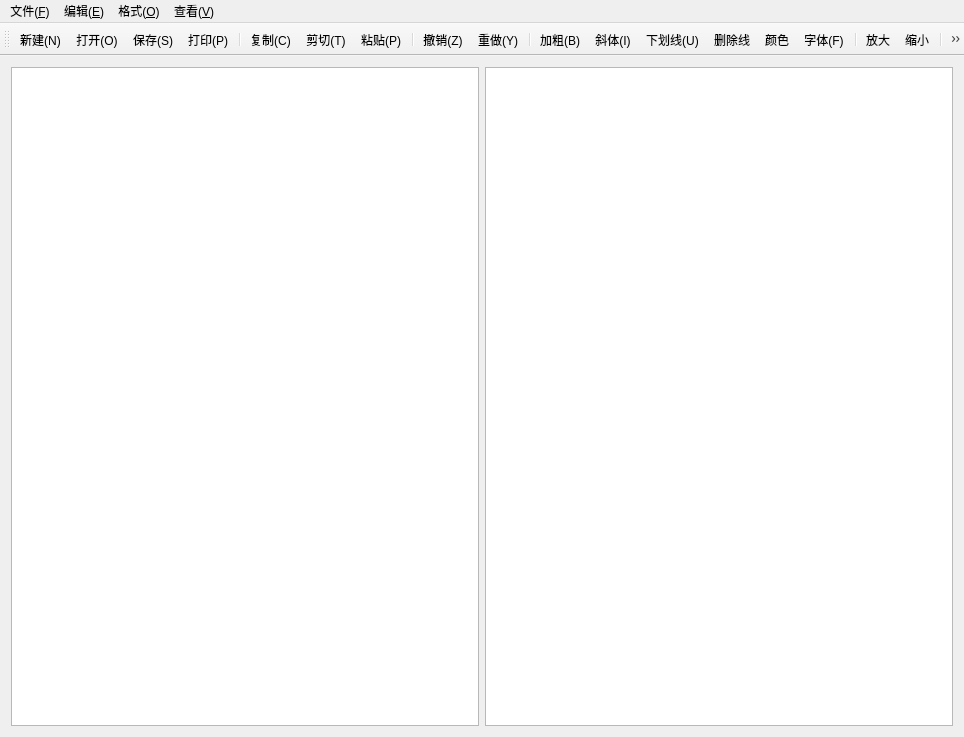
<?xml version="1.0" encoding="UTF-8"?>
<ui version="4.0">
 <class>NotepadXWindow</class>
 <widget class="QMainWindow" name="NotepadXWindow">
  <property name="geometry">
   <rect>
    <x>0</x>
    <y>0</y>
    <width>964</width>
    <height>737</height>
   </rect>
  </property>
  <property name="windowTitle">
   <string>NotepadX</string>
  </property>
  <widget class="QWidget" name="centralWidget">
   <layout class="QHBoxLayout" name="horizontalLayout">
    <item>
     <layout class="QGridLayout" name="gridLayout">
      <item row="0" column="0">
       <widget class="QPlainTextEdit" name="markdownEdit"/>
      </item>
      <item row="0" column="1">
       <widget class="QTextBrowser" name="markdownPreview">
        <property name="minimumSize">
         <size>
          <width>400</width>
          <height>200</height>
         </size>
        </property>
        <property name="contextMenuPolicy">
         <enum>Qt::NoContextMenu</enum>
        </property>
        <property name="acceptDrops">
         <bool>false</bool>
        </property>
       </widget>
      </item>
     </layout>
    </item>
   </layout>
  </widget>
  <widget class="QMenuBar" name="menuBar">
   <property name="geometry">
    <rect>
     <x>0</x>
     <y>0</y>
     <width>964</width>
     <height>23</height>
    </rect>
   </property>
   <widget class="QMenu" name="menuFile">
    <property name="title">
     <string>文件(&amp;F)</string>
    </property>
    <addaction name="actionNew"/>
    <addaction name="actionOpen"/>
    <addaction name="actionSave"/>
    <addaction name="actionSaveAs"/>
    <addaction name="separator"/>
    <addaction name="actionPrint"/>
    <addaction name="separator"/>
    <addaction name="actionExit"/>
   </widget>
   <widget class="QMenu" name="menuEdit">
    <property name="title">
     <string>编辑(&amp;E)</string>
    </property>
    <addaction name="actionUndo"/>
    <addaction name="actionRedo"/>
    <addaction name="separator"/>
    <addaction name="actionCut"/>
    <addaction name="actionCopy"/>
    <addaction name="actionPaste"/>
    <addaction name="actionDelete"/>
    <addaction name="separator"/>
    <addaction name="actionAll"/>
    <addaction name="actionFind"/>
   </widget>
   <widget class="QMenu" name="menuFormt">
    <property name="title">
     <string>格式(&amp;O)</string>
    </property>
    <addaction name="actionFont"/>
    <addaction name="actionBold"/>
    <addaction name="actionItalic"/>
    <addaction name="actionUnderline"/>
    <addaction name="actionStrikeout"/>
    <addaction name="actionColor"/>
   </widget>
   <widget class="QMenu" name="menuView">
    <property name="title">
     <string>查看(&amp;V)</string>
    </property>
    <widget class="QMenu" name="menu_Z">
     <property name="title">
      <string>缩放(&amp;Z)</string>
     </property>
     <addaction name="actionEnlarge"/>
     <addaction name="actionLessen"/>
     <addaction name="actionDefault"/>
    </widget>
    <addaction name="menu_Z"/>
   </widget>
   <addaction name="menuFile"/>
   <addaction name="menuEdit"/>
   <addaction name="menuFormt"/>
   <addaction name="menuView"/>
  </widget>
  <widget class="QToolBar" name="mainToolBar">
   <property name="allowedAreas">
    <set>Qt::TopToolBarArea</set>
   </property>
   <property name="iconSize">
    <size>
     <width>20</width>
     <height>20</height>
    </size>
   </property>
   <property name="toolButtonStyle">
    <enum>Qt::ToolButtonIconOnly</enum>
   </property>
   <property name="floatable">
    <bool>false</bool>
   </property>
   <attribute name="toolBarArea">
    <enum>TopToolBarArea</enum>
   </attribute>
   <attribute name="toolBarBreak">
    <bool>false</bool>
   </attribute>
   <addaction name="actionNew"/>
   <addaction name="actionOpen"/>
   <addaction name="actionSave"/>
   <addaction name="actionPrint"/>
   <addaction name="separator"/>
   <addaction name="actionCopy"/>
   <addaction name="actionCut"/>
   <addaction name="actionPaste"/>
   <addaction name="separator"/>
   <addaction name="actionUndo"/>
   <addaction name="actionRedo"/>
   <addaction name="separator"/>
   <addaction name="actionBold"/>
   <addaction name="actionItalic"/>
   <addaction name="actionUnderline"/>
   <addaction name="actionStrikeout"/>
   <addaction name="actionColor"/>
   <addaction name="actionFont"/>
   <addaction name="separator"/>
   <addaction name="actionEnlarge"/>
   <addaction name="actionLessen"/>
   <addaction name="separator"/>
   <addaction name="actionSynchronize"/>
   <addaction name="separator"/>
   <addaction name="actionAbout"/>
  </widget>
  <action name="actionNew">
   <property name="icon">
    <iconset resource="res.qrc">
     <normaloff>:/ui/Resources/new.png</normaloff>:/ui/Resources/new.png</iconset>
   </property>
   <property name="text">
    <string>新建(&amp;N)</string>
   </property>
   <property name="toolTip">
    <string>新建(Ctrl+N)</string>
   </property>
   <property name="shortcut">
    <string>Ctrl+N</string>
   </property>
  </action>
  <action name="actionOpen">
   <property name="icon">
    <iconset resource="res.qrc">
     <normaloff>:/ui/Resources/open.png</normaloff>:/ui/Resources/open.png</iconset>
   </property>
   <property name="text">
    <string>打开(&amp;O)</string>
   </property>
   <property name="toolTip">
    <string>打开(Ctrl+O)</string>
   </property>
   <property name="shortcut">
    <string>Ctrl+O</string>
   </property>
  </action>
  <action name="actionSave">
   <property name="icon">
    <iconset resource="res.qrc">
     <normaloff>:/ui/Resources/save.png</normaloff>:/ui/Resources/save.png</iconset>
   </property>
   <property name="text">
    <string>保存(&amp;S)</string>
   </property>
   <property name="toolTip">
    <string>保存(Ctrl+S)</string>
   </property>
   <property name="shortcut">
    <string>Ctrl+S</string>
   </property>
  </action>
  <action name="actionSaveAs">
   <property name="text">
    <string>保存为(&amp;A)</string>
   </property>
   <property name="toolTip">
    <string>保存为...</string>
   </property>
   <property name="shortcut">
    <string>F12</string>
   </property>
  </action>
  <action name="actionPrint">
   <property name="icon">
    <iconset resource="res.qrc">
     <normaloff>:/ui/Resources/print.png</normaloff>:/ui/Resources/print.png</iconset>
   </property>
   <property name="text">
    <string>打印(&amp;P)</string>
   </property>
   <property name="toolTip">
    <string>打印(Ctrl+P)</string>
   </property>
   <property name="shortcut">
    <string>Ctrl+P</string>
   </property>
  </action>
  <action name="actionExit">
   <property name="text">
    <string>退出(&amp;X)</string>
   </property>
   <property name="toolTip">
    <string>退出</string>
   </property>
  </action>
  <action name="actionCut">
   <property name="icon">
    <iconset resource="res.qrc">
     <normaloff>:/ui/Resources/cut.png</normaloff>:/ui/Resources/cut.png</iconset>
   </property>
   <property name="text">
    <string>剪切(&amp;T)</string>
   </property>
   <property name="toolTip">
    <string>剪切(Ctrl+X)</string>
   </property>
   <property name="shortcut">
    <string>Ctrl+X</string>
   </property>
  </action>
  <action name="actionCopy">
   <property name="icon">
    <iconset resource="res.qrc">
     <normaloff>:/ui/Resources/copy.png</normaloff>:/ui/Resources/copy.png</iconset>
   </property>
   <property name="text">
    <string>复制(&amp;C)</string>
   </property>
   <property name="toolTip">
    <string>复制(Ctrl+C)</string>
   </property>
   <property name="shortcut">
    <string>Ctrl+C</string>
   </property>
  </action>
  <action name="actionPaste">
   <property name="icon">
    <iconset resource="res.qrc">
     <normaloff>:/ui/Resources/paste.png</normaloff>:/ui/Resources/paste.png</iconset>
   </property>
   <property name="text">
    <string>粘贴(&amp;P)</string>
   </property>
   <property name="toolTip">
    <string>粘贴(Ctrl+P)</string>
   </property>
   <property name="shortcut">
    <string>Ctrl+V</string>
   </property>
  </action>
  <action name="actionDelete">
   <property name="text">
    <string>删除(&amp;L)</string>
   </property>
   <property name="shortcut">
    <string>Del</string>
   </property>
  </action>
  <action name="actionFind">
   <property name="text">
    <string>查找(&amp;F)</string>
   </property>
   <property name="shortcut">
    <string>Ctrl+F</string>
   </property>
  </action>
  <action name="actionAll">
   <property name="text">
    <string>全选(&amp;A)</string>
   </property>
   <property name="shortcut">
    <string>Ctrl+A</string>
   </property>
  </action>
  <action name="actionReplace">
   <property name="text">
    <string>替换(&amp;R)</string>
   </property>
   <property name="shortcut">
    <string>Ctrl+H</string>
   </property>
  </action>
  <action name="actionGoto">
   <property name="text">
    <string>转到(&amp;G)</string>
   </property>
   <property name="shortcut">
    <string>Ctrl+G</string>
   </property>
  </action>
  <action name="actionBold">
   <property name="icon">
    <iconset resource="res.qrc">
     <normaloff>:/ui/Resources/bold.png</normaloff>:/ui/Resources/bold.png</iconset>
   </property>
   <property name="text">
    <string>加粗(&amp;B)</string>
   </property>
   <property name="toolTip">
    <string>加粗(Ctrl+B)</string>
   </property>
   <property name="shortcut">
    <string>Ctrl+B</string>
   </property>
  </action>
  <action name="actionItalic">
   <property name="icon">
    <iconset>
     <normalon>:/ui/Resources/italic.png</normalon>
    </iconset>
   </property>
   <property name="text">
    <string>斜体(&amp;I)</string>
   </property>
   <property name="toolTip">
    <string>斜体(Ctrl+I)</string>
   </property>
   <property name="shortcut">
    <string>Ctrl+I</string>
   </property>
  </action>
  <action name="actionStatus">
   <property name="text">
    <string>状态栏(&amp;S)</string>
   </property>
  </action>
  <action name="actionEnlarge">
   <property name="icon">
    <iconset>
     <normalon>:/ui/Resources/enlarge.png</normalon>
    </iconset>
   </property>
   <property name="text">
    <string>放大</string>
   </property>
   <property name="toolTip">
    <string>放大(Ctrl++)</string>
   </property>
   <property name="shortcut">
    <string>Ctrl++</string>
   </property>
  </action>
  <action name="actionLessen">
   <property name="icon">
    <iconset>
     <normalon>:/ui/Resources/lessen.png</normalon>
    </iconset>
   </property>
   <property name="text">
    <string>缩小</string>
   </property>
   <property name="toolTip">
    <string>缩小(Ctrl+-)</string>
   </property>
   <property name="shortcut">
    <string>Ctrl+-</string>
   </property>
  </action>
  <action name="actionDefault">
   <property name="text">
    <string>恢复默认缩放</string>
   </property>
   <property name="toolTip">
    <string>恢复默认缩放(Ctrl+0)</string>
   </property>
   <property name="shortcut">
    <string>Ctrl+0</string>
   </property>
  </action>
  <action name="actionAbout">
   <property name="icon">
    <iconset resource="res.qrc">
     <normaloff>:/ui/Resources/about.png</normaloff>:/ui/Resources/about.png</iconset>
   </property>
   <property name="text">
    <string>关于NotepadX</string>
   </property>
   <property name="shortcut">
    <string>F1</string>
   </property>
  </action>
  <action name="actionUndo">
   <property name="icon">
    <iconset>
     <normalon>:/ui/Resources/undo.png</normalon>
    </iconset>
   </property>
   <property name="text">
    <string>撤销(&amp;Z)</string>
   </property>
   <property name="toolTip">
    <string>撤销(Ctrl+Z)</string>
   </property>
   <property name="shortcut">
    <string>Ctrl+Z</string>
   </property>
  </action>
  <action name="actionRedo">
   <property name="icon">
    <iconset>
     <normalon>:/ui/Resources/redo.png</normalon>
    </iconset>
   </property>
   <property name="text">
    <string>重做(&amp;Y)</string>
   </property>
   <property name="toolTip">
    <string>重做(Ctrl+Y)</string>
   </property>
   <property name="shortcut">
    <string>Ctrl+Y</string>
   </property>
  </action>
  <action name="actionUnderline">
   <property name="icon">
    <iconset>
     <normalon>:/ui/Resources/underline.png</normalon>
    </iconset>
   </property>
   <property name="text">
    <string>下划线(&amp;U)</string>
   </property>
   <property name="toolTip">
    <string>下划线(Ctrl+U)</string>
   </property>
   <property name="shortcut">
    <string>Ctrl+U</string>
   </property>
  </action>
  <action name="actionFont">
   <property name="icon">
    <iconset>
     <normalon>:/ui/Resources/font.png</normalon>
    </iconset>
   </property>
   <property name="text">
    <string>字体(&amp;F)</string>
   </property>
   <property name="toolTip">
    <string>字体(Ctrl+Shift+F)</string>
   </property>
   <property name="shortcut">
    <string>Ctrl+Shift+F</string>
   </property>
  </action>
  <action name="actionStrikeout">
   <property name="icon">
    <iconset resource="res.qrc">
     <normaloff>:/ui/Resources/strikeout.png</normaloff>:/ui/Resources/strikeout.png</iconset>
   </property>
   <property name="text">
    <string>删除线</string>
   </property>
   <property name="toolTip">
    <string>删除线(Ctrl+Shift+D)</string>
   </property>
   <property name="shortcut">
    <string>Ctrl+Shift+D</string>
   </property>
  </action>
  <action name="actionColor">
   <property name="icon">
    <iconset resource="res.qrc">
     <normaloff>:/ui/Resources/color.png</normaloff>:/ui/Resources/color.png</iconset>
   </property>
   <property name="text">
    <string>颜色</string>
   </property>
   <property name="toolTip">
    <string>颜色(Ctrl+Shift+C)</string>
   </property>
   <property name="shortcut">
    <string>Ctrl+Shift+C</string>
   </property>
  </action>
  <action name="actionSynchronize">
   <property name="checkable">
    <bool>true</bool>
   </property>
   <property name="checked">
    <bool>true</bool>
   </property>
   <property name="icon">
    <iconset resource="res.qrc">
     <normaloff>:/ui/Resources/nosynchronize.png</normaloff>
     <normalon>:/ui/Resources/synchronize.png</normalon>:/ui/Resources/nosynchronize.png</iconset>
   </property>
   <property name="text">
    <string>滚动同步</string>
   </property>
   <property name="toolTip">
    <string>滚动同步</string>
   </property>
  </action>
 </widget>
 <layoutdefault spacing="6" margin="11"/>
 <resources>
  <include location="res.qrc"/>
 </resources>
 <connections>
  <connection>
   <sender>actionAll</sender>
   <signal>triggered()</signal>
   <receiver>markdownEdit</receiver>
   <slot>selectAll()</slot>
   <hints>
    <hint type="sourcelabel">
     <x>-1</x>
     <y>-1</y>
    </hint>
    <hint type="destinationlabel">
     <x>260</x>
     <y>353</y>
    </hint>
   </hints>
  </connection>
  <connection>
   <sender>actionCopy</sender>
   <signal>triggered()</signal>
   <receiver>markdownEdit</receiver>
   <slot>copy()</slot>
   <hints>
    <hint type="sourcelabel">
     <x>-1</x>
     <y>-1</y>
    </hint>
    <hint type="destinationlabel">
     <x>260</x>
     <y>353</y>
    </hint>
   </hints>
  </connection>
  <connection>
   <sender>actionCut</sender>
   <signal>triggered()</signal>
   <receiver>markdownEdit</receiver>
   <slot>cut()</slot>
   <hints>
    <hint type="sourcelabel">
     <x>-1</x>
     <y>-1</y>
    </hint>
    <hint type="destinationlabel">
     <x>260</x>
     <y>353</y>
    </hint>
   </hints>
  </connection>
  <connection>
   <sender>actionPaste</sender>
   <signal>triggered()</signal>
   <receiver>markdownEdit</receiver>
   <slot>paste()</slot>
   <hints>
    <hint type="sourcelabel">
     <x>-1</x>
     <y>-1</y>
    </hint>
    <hint type="destinationlabel">
     <x>260</x>
     <y>353</y>
    </hint>
   </hints>
  </connection>
  <connection>
   <sender>actionNew</sender>
   <signal>triggered()</signal>
   <receiver>markdownEdit</receiver>
   <slot>clear()</slot>
   <hints>
    <hint type="sourcelabel">
     <x>-1</x>
     <y>-1</y>
    </hint>
    <hint type="destinationlabel">
     <x>260</x>
     <y>353</y>
    </hint>
   </hints>
  </connection>
  <connection>
   <sender>actionRedo</sender>
   <signal>triggered()</signal>
   <receiver>markdownEdit</receiver>
   <slot>redo()</slot>
   <hints>
    <hint type="sourcelabel">
     <x>-1</x>
     <y>-1</y>
    </hint>
    <hint type="destinationlabel">
     <x>260</x>
     <y>353</y>
    </hint>
   </hints>
  </connection>
  <connection>
   <sender>actionUndo</sender>
   <signal>triggered()</signal>
   <receiver>markdownEdit</receiver>
   <slot>undo()</slot>
   <hints>
    <hint type="sourcelabel">
     <x>-1</x>
     <y>-1</y>
    </hint>
    <hint type="destinationlabel">
     <x>260</x>
     <y>353</y>
    </hint>
   </hints>
  </connection>
  <connection>
   <sender>actionExit</sender>
   <signal>triggered()</signal>
   <receiver>NotepadXWindow</receiver>
   <slot>close()</slot>
   <hints>
    <hint type="sourcelabel">
     <x>-1</x>
     <y>-1</y>
    </hint>
    <hint type="destinationlabel">
     <x>526</x>
     <y>339</y>
    </hint>
   </hints>
  </connection>
  <connection>
   <sender>actionLessen</sender>
   <signal>triggered()</signal>
   <receiver>markdownPreview</receiver>
   <slot>zoomOut()</slot>
   <hints>
    <hint type="sourcelabel">
     <x>-1</x>
     <y>-1</y>
    </hint>
    <hint type="destinationlabel">
     <x>788</x>
     <y>353</y>
    </hint>
   </hints>
  </connection>
  <connection>
   <sender>actionEnlarge</sender>
   <signal>triggered()</signal>
   <receiver>markdownPreview</receiver>
   <slot>zoomIn()</slot>
   <hints>
    <hint type="sourcelabel">
     <x>-1</x>
     <y>-1</y>
    </hint>
    <hint type="destinationlabel">
     <x>788</x>
     <y>353</y>
    </hint>
   </hints>
  </connection>
 </connections>
</ui>
